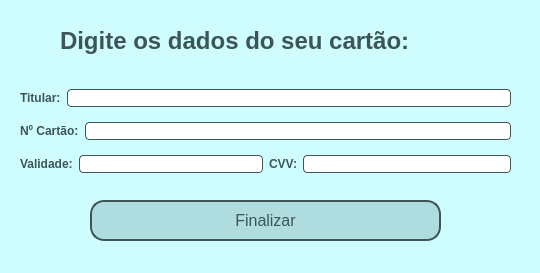
<?xml version="1.0" encoding="UTF-8"?>
<ui version="4.0">
 <class>pagamentoTela</class>
 <widget class="QDialog" name="pagamentoTela">
  <property name="geometry">
   <rect>
    <x>0</x>
    <y>0</y>
    <width>540</width>
    <height>273</height>
   </rect>
  </property>
  <property name="windowTitle">
   <string>Tela de pagamento</string>
  </property>
  <property name="windowIcon">
   <iconset theme="go-home"/>
  </property>
  <property name="styleSheet">
   <string notr="true">QDialog{
	background-color: #cffdff;
}

QPushButton{
	background-color: #afdcde;
	border-radius: 14px;
	border: 2px solid #3d5557;
	color: #3d5557;
	font-size: 16px;
}

QPushButton::hover{
	background-color: #b9faf4;
}

QLabel{
	color: #3d5557;
	font-weight: bold;
}

QLineEdit {
	border-radius: 4px;
	border: 1px solid #3d5557
}
</string>
  </property>
  <widget class="QLabel" name="label">
   <property name="geometry">
    <rect>
     <x>60</x>
     <y>20</y>
     <width>431</width>
     <height>41</height>
    </rect>
   </property>
   <property name="font">
    <font>
     <pointsize>18</pointsize>
     <bold>true</bold>
    </font>
   </property>
   <property name="text">
    <string>Digite os dados do seu cartão:</string>
   </property>
  </widget>
  <widget class="QPushButton" name="btn_finalizar">
   <property name="geometry">
    <rect>
     <x>90</x>
     <y>200</y>
     <width>351</width>
     <height>41</height>
    </rect>
   </property>
   <property name="text">
    <string>Finalizar</string>
   </property>
  </widget>
  <widget class="QWidget" name="layoutWidget">
   <property name="geometry">
    <rect>
     <x>20</x>
     <y>80</y>
     <width>491</width>
     <height>102</height>
    </rect>
   </property>
   <layout class="QVBoxLayout" name="verticalLayout">
    <item>
     <layout class="QHBoxLayout" name="horizontalLayout_4">
      <item>
       <widget class="QLabel" name="label_2">
        <property name="text">
         <string>Titular:</string>
        </property>
       </widget>
      </item>
      <item>
       <widget class="QLineEdit" name="lineEdit"/>
      </item>
     </layout>
    </item>
    <item>
     <layout class="QHBoxLayout" name="horizontalLayout_3">
      <item>
       <widget class="QLabel" name="label_3">
        <property name="text">
         <string>Nº Cartão:</string>
        </property>
       </widget>
      </item>
      <item>
       <widget class="QLineEdit" name="lineEdit_2"/>
      </item>
     </layout>
    </item>
    <item>
     <layout class="QHBoxLayout" name="horizontalLayout_5">
      <item>
       <layout class="QHBoxLayout" name="horizontalLayout_2">
        <item>
         <widget class="QLabel" name="label_4">
          <property name="text">
           <string>Validade:</string>
          </property>
         </widget>
        </item>
        <item>
         <widget class="QLineEdit" name="lineEdit_3"/>
        </item>
       </layout>
      </item>
      <item>
       <layout class="QHBoxLayout" name="horizontalLayout">
        <item>
         <widget class="QLabel" name="label_5">
          <property name="text">
           <string>CVV:</string>
          </property>
         </widget>
        </item>
        <item>
         <widget class="QLineEdit" name="lineEdit_4"/>
        </item>
       </layout>
      </item>
     </layout>
    </item>
   </layout>
  </widget>
 </widget>
 <resources/>
 <connections/>
</ui>
